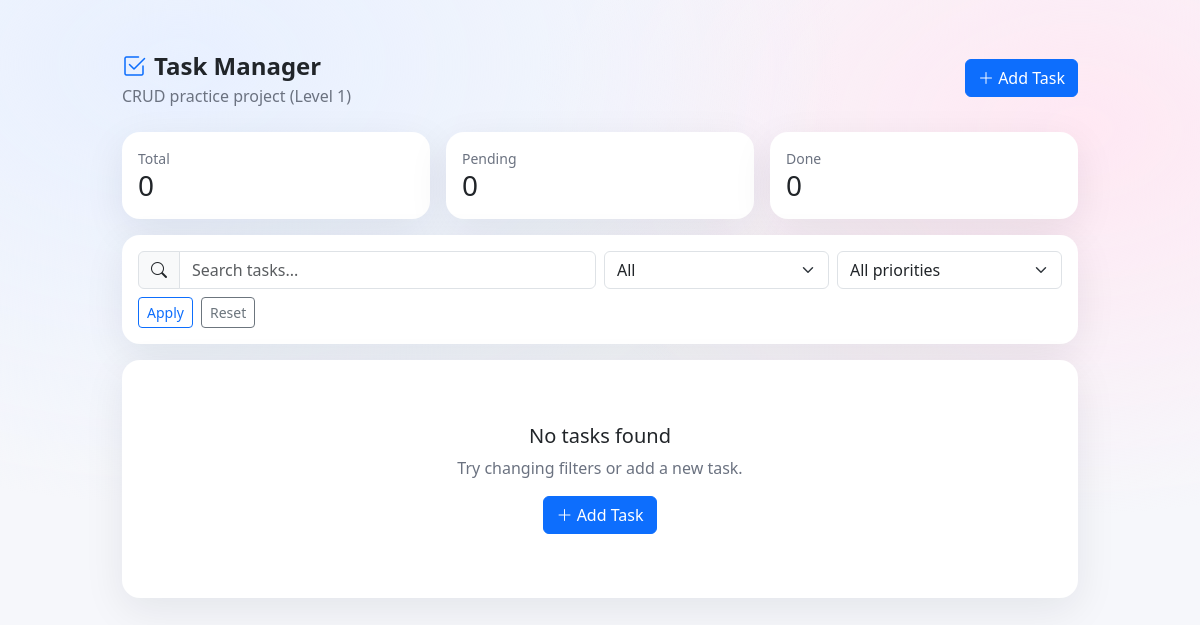
The app's page /, older data.
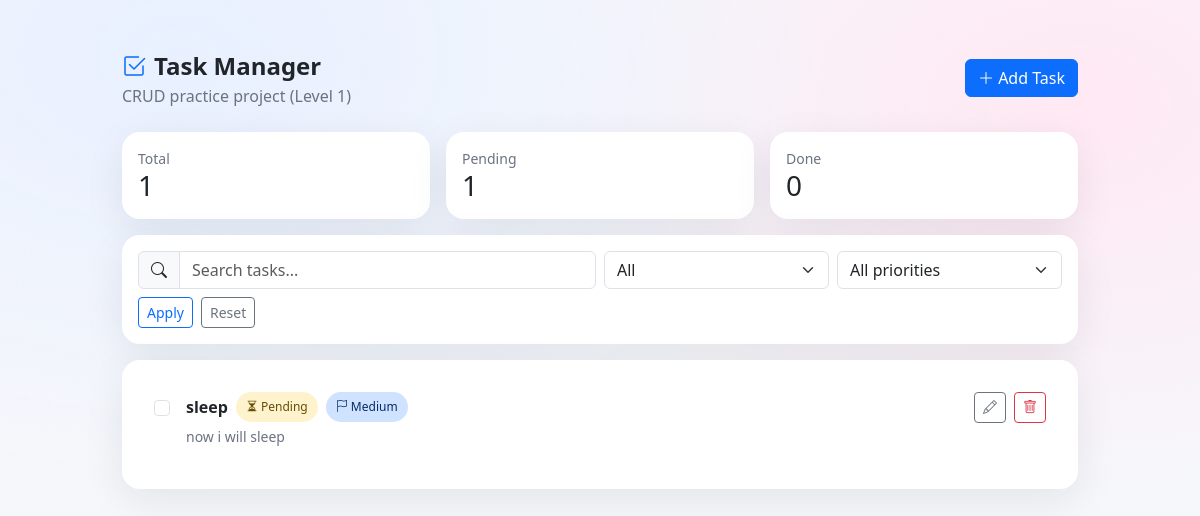
The same page, newer data.
### tasks/models.py (models this page shows, shortened)
class Task(models.Model):
    PRIORITY_CHOICES = [
        ("L", "Low"),
        ("M", "Medium"),
        ("H", "High"),
    ]
    title = models.CharField(max_length=200)
    description = models.TextField(blank=True)
    completed = models.BooleanField(default=False)
    priority = models.CharField(max_length=1, choices=PRIORITY_CHOICES, default="M")
    due_date = models.DateField(null=True, blank=True)

### tasks/views.py (the view)
# urls.py: path("", views.task_list, name="task_list"),
def task_list(request):
    q = request.GET.get("q", "").strip()
    status = request.GET.get("status", "all")     # all | pending | done
    priority = request.GET.get("priority", "all") # all | L | M | H
    tasks = Task.objects.all()
    if q:
        tasks = tasks.filter(title__icontains=q) | tasks.filter(description__icontains=q)
    if status == "pending":
        tasks = tasks.filter(completed=False)
    elif status == "done":
        tasks = tasks.filter(completed=True)
    if priority in ["L", "M", "H"]:
        tasks = tasks.filter(priority=priority)
    tasks = tasks.order_by("completed", "due_date", "-id")
    total = Task.objects.count()
    done = Task.objects.filter(completed=True).count()
    pending = total - done
    context = {
        "tasks": tasks,
        "q": q,
        "status": status,
        "priority": priority,
        "total": total,
        "pending": pending,
        "done": done,
    }
    return render(request, "tasks/task_list.html", context)

### tasks/templates/tasks/task_list.html (shortened to what the changed rows need)
{% extends "tasks/base.html" %}
{% block content %}
<div class="row g-3 mb-3">
  <div class="col-md-4">
    <div class="card soft-shadow p-3">
      <div class="muted small">Total</div>
      <div class="h3 m-0">{{ total }}</div>
    </div>
  </div>
  <div class="col-md-4">
    <div class="card soft-shadow p-3">
      <div class="muted small">Pending</div>
      <div class="h3 m-0">{{ pending }}</div>
    </div>
  </div>
</div>
<div class="card soft-shadow">
  <div class="card-body">
    <div class="list-group">
      {% for task in tasks %}
      <div class="list-group-item task-item p-3">
        <div class="d-flex align-items-start justify-content-between gap-3">
          <div class="d-flex align-items-start gap-3">
            <form method="post" action="{% url 'task_toggle' task.pk %}" class="m-0 pt-1">
              <input class="form-check-input" type="checkbox"
                     onchange="this.form.submit()">
            </form>
            <div>
              <div class="d-flex align-items-center gap-2 flex-wrap">
                <div class="{% if task.completed %}text-decoration-line-through muted{% else %}title{% endif %}">
                  {{ task.title }}
                </div>
                {% if task.completed %}
                  <span class="pill bg-success-subtle text-success-emphasis"><i class="bi bi-check2"></i> Done</span>
                {% else %}
                  <span class="pill bg-warning-subtle text-warning-emphasis"><i class="bi bi-hourglass-split"></i> Pending</span>
                {% endif %}
                {% if task.priority == "H" %}
                  <span class="pill bg-danger-subtle text-danger-emphasis"><i class="bi bi-flag-fill"></i> High</span>
                {% elif task.priority == "M" %}
                  <span class="pill bg-primary-subtle text-primary-emphasis"><i class="bi bi-flag"></i> Medium</span>
                {% else %}
                  <span class="pill bg-secondary-subtle text-secondary-emphasis"><i class="bi bi-flag"></i> Low</span>
                {% endif %}
              </div>
              {% if task.description %}
                <div class="muted small mt-1">{{ task.description }}</div>
              {% endif %}
            </div>
          </div>
          <div class="d-flex gap-2">
            <a class="btn btn-outline-secondary btn-sm" href="{% url 'task_edit' task.pk %}">
              <i class="bi bi-pencil"></i>
            </a>
            <a class="btn btn-outline-danger btn-sm" href="{% url 'task_delete' task.pk %}">
              <i class="bi bi-trash"></i>
            </a>
          </div>
        </div>
      </div>
      {% empty %}
      <div class="text-center py-5">
        <div class="h5 mb-2">No tasks found</div>
        <div class="muted mb-3">Try changing filters or add a new task.</div>
        <a class="btn btn-primary" href="{% url 'task_add' %}"><i class="bi bi-plus-lg"></i> Add Task</a>
      </div>
      {% endfor %}
    </div>
  </div>
</div>
{% endblock %}

Row changes from the older to the newer data that the page shows:
added Task: title "sleep", shows "Pending", priority "M" (drawn), description "now i will sleep"
Text that changed along with them:
{{ total }}: "0" → "1"
{{ pending }}: "0" → "1"
text no longer shown: "No tasks found Try changing filters or add a new task. Add Task"
